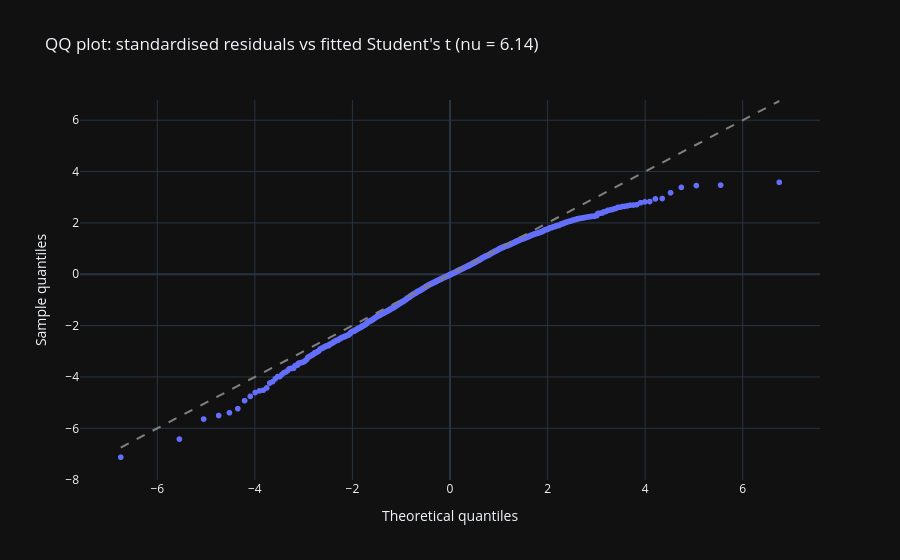

The code cell stored with this chart in its notebook:
### Code cell
# Did the distributional fix close the loop on the heavy tails?
# NB02's locked excess kurtosis uses pandas .kurt() (bias-corrected G2).
# scipy.stats.kurtosis uses the biased Fisher estimator by default, which
# gives a different number on the same series. Using the pandas estimator here
# keeps the before/after comparison consistent with the locked figure.

kurt_raw = returns.to_frame().kurt().iloc[0]   # pandas G2, matches NB02
kurt_std = pd.Series(std_resid_t).kurt()       # same estimator

print(f'Excess kurtosis, raw returns (pandas G2):        {kurt_raw:.4f}')
print(f'Excess kurtosis, standardised residuals (G2):    {kurt_std:.4f}')
print(f'Locked NB02 value for comparison:                {kurt_nb02:.4f}')

# QQ plot of standardised residuals against the fitted standardised t
sample_q = np.sort(std_resid_t.values)
probs = (np.arange(1, len(sample_q) + 1) - 0.5) / len(sample_q)
theo_q = stats.t.ppf(probs, nu) * np.sqrt((nu - 2) / nu)

qq = pd.DataFrame({'theoretical': theo_q, 'sample': sample_q})
fig = qq.plot.scatter(
    x='theoretical', y='sample',
    title=f"QQ plot: standardised residuals vs fitted Student's t (nu = {nu:.2f})",
    labels={'theoretical': 'Theoretical quantiles', 'sample': 'Sample quantiles'}
)
lo, hi = theo_q.min(), theo_q.max()
fig.add_shape(type='line', x0=lo, y0=lo, x1=hi, y1=hi,
              line=dict(dash='dash', color='grey'))
fig

### Figure 1 — Plotly figure (JSON) as saved in the notebook; plotly's stock layout.template omitted (floating-point values rounded to 4 significant figures; data arrays with more than 128 entries replaced by an {"elided": "..."} marker saying what was removed)
{"data": [{"hovertemplate": "Theoretical quantiles=%{x}<br>Sample quantiles=%{y}<extra></extra>", "legendgroup": "", "marker": {"color": "#636efa", "symbol": "circle"}, "mode": "markers", "name": "", "showlegend": false, "type": "scattergl", "x": {"elided": "6441 float values"}, "xaxis": "x", "y": {"elided": "6441 float values"}, "yaxis": "y"}], "layout": {"legend": {"tracegroupgap": 0}, "shapes": [{"line": {"color": "grey", "dash": "dash"}, "type": "line", "x0": -6.748, "x1": 6.748, "y0": -6.748, "y1": 6.748}], "title": {"text": "QQ plot: standardised residuals vs fitted Student's t (nu = 6.14)"}, "xaxis": {"anchor": "y", "domain": [0, 1], "title": {"text": "Theoretical quantiles"}}, "yaxis": {"anchor": "x", "domain": [0, 1], "title": {"text": "Sample quantiles"}}}}
